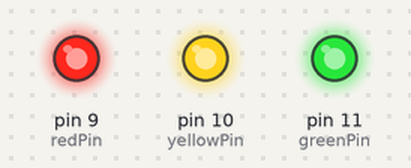
Recording of a sketch running on a simulated Arduino Uno, built with avr-gcc and run on an emulated ATmega328P. On the bench: output pins drawn as LEDs (lit = HIGH).

Above: at 0.2 s.
At 1.7 s:
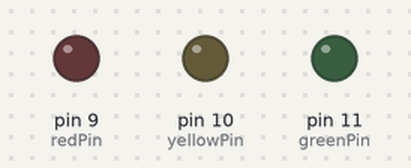
Timing chart, 0 to 3.0 s (numbered marks = the images above):
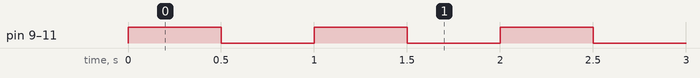

Measured:
- by itself, pin 9 (redPin), pin 10 (yellowPin), pin 11 (greenPin): alternates HIGH for 0.50 s and LOW for 0.50 s

The sketch:

copy_of_task_2.ino
```cpp
// Declare your pins
int redPin = 9;
int yellowPin = 10;
int greenPin = 11;

void setup() {
  // TASK 2.1a: Configure ALL THREE pins so they can send power OUT.
  pinMode(redPin,OUTPUT);
  pinMode(yellowPin,OUTPUT);
  pinMode(greenPin,OUTPUT);

}

void loop() {
  // TASK 2.1b: Create Pattern 1 - The "Traffic Light"
  // Hint: A traffic light doesn't turn all colors on at once.
  // Pattern 1 = green -> wait -> yellow -> wait -> red -> wait -> green etc etc..
  // Write the commands to make this sequence happen continuously!
/*digitalWrite(greenPin, HIGH);
  delay(2000);
  digitalWrite(greenPin, LOW);

  digitalWrite(yellowPin, HIGH);
  delay(500);
  digitalWrite(yellowPin, LOW);

  digitalWrite(redPin, HIGH);
  delay(2000);
  digitalWrite(redPin, LOW);*/


  // ---------------------------------------------------------
  // TASK 2.2: Create Pattern 2 - The "Blinking Alert"
  // Once you finish Pattern 1, comment it out (put // in front of those lines)
  // Pattern 2 = try making all three LEDs blink ON and OFF at the exact same time.
  digitalWrite(redPin, HIGH);
  digitalWrite(yellowPin, HIGH);
  digitalWrite(greenPin, HIGH);
  delay(500);

  digitalWrite(redPin, LOW);
  digitalWrite(yellowPin, LOW);
  digitalWrite(greenPin, LOW);
  delay(500);

}
```
